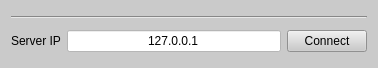
<?xml version="1.0" encoding="UTF-8"?>
<ui version="4.0">
 <class>Intro</class>
 <widget class="QFrame" name="Intro">
  <property name="windowModality">
   <enum>Qt::NonModal</enum>
  </property>
  <property name="geometry">
   <rect>
    <x>0</x>
    <y>0</y>
    <width>378</width>
    <height>68</height>
   </rect>
  </property>
  <property name="minimumSize">
   <size>
    <width>0</width>
    <height>0</height>
   </size>
  </property>
  <property name="maximumSize">
   <size>
    <width>378</width>
    <height>130</height>
   </size>
  </property>
  <property name="contextMenuPolicy">
   <enum>Qt::NoContextMenu</enum>
  </property>
  <property name="windowTitle">
   <string>WHC IDE</string>
  </property>
  <property name="windowIcon">
   <iconset>
    <normaloff>images/icon.png</normaloff>images/icon.png</iconset>
  </property>
  <property name="autoFillBackground">
   <bool>false</bool>
  </property>
  <property name="styleSheet">
   <string notr="true">background-color: rgb(202, 202, 202);</string>
  </property>
  <property name="frameShape">
   <enum>QFrame::NoFrame</enum>
  </property>
  <property name="frameShadow">
   <enum>QFrame::Sunken</enum>
  </property>
  <property name="lineWidth">
   <number>1</number>
  </property>
  <property name="midLineWidth">
   <number>0</number>
  </property>
  <layout class="QVBoxLayout" name="verticalLayout">
   <item>
    <widget class="Line" name="line">
     <property name="orientation">
      <enum>Qt::Horizontal</enum>
     </property>
    </widget>
   </item>
   <item>
    <layout class="QHBoxLayout" name="horizontalLayout_2">
     <item>
      <widget class="QLabel" name="label_5">
       <property name="text">
        <string>Server IP</string>
       </property>
      </widget>
     </item>
     <item>
      <widget class="QLineEdit" name="serverIP">
       <property name="styleSheet">
        <string notr="true">background-color: rgb(255, 255, 255);</string>
       </property>
       <property name="inputMethodHints">
        <set>Qt::ImhNone</set>
       </property>
       <property name="text">
        <string>127.0.0.1</string>
       </property>
       <property name="frame">
        <bool>true</bool>
       </property>
       <property name="alignment">
        <set>Qt::AlignCenter</set>
       </property>
      </widget>
     </item>
     <item>
      <widget class="QPushButton" name="connectB">
       <property name="text">
        <string>Connect</string>
       </property>
       <property name="flat">
        <bool>false</bool>
       </property>
      </widget>
     </item>
    </layout>
   </item>
  </layout>
 </widget>
 <resources/>
 <connections/>
</ui>
